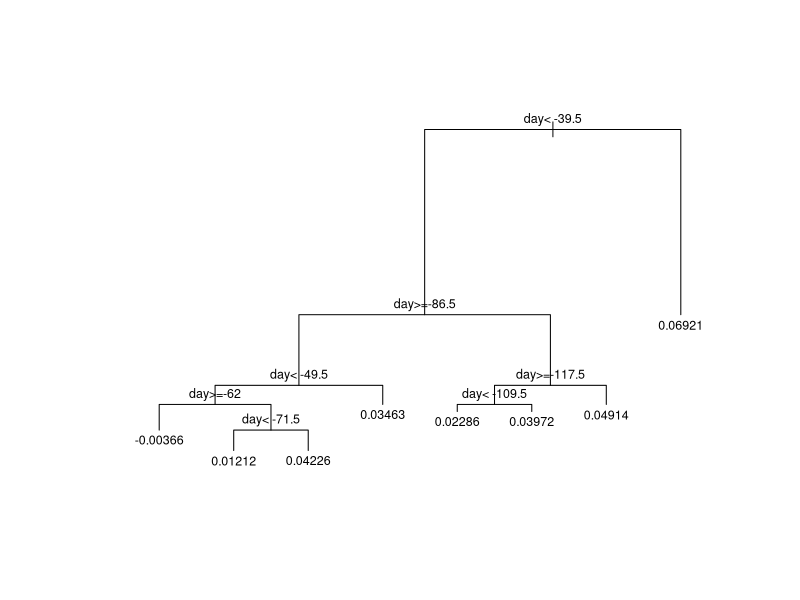
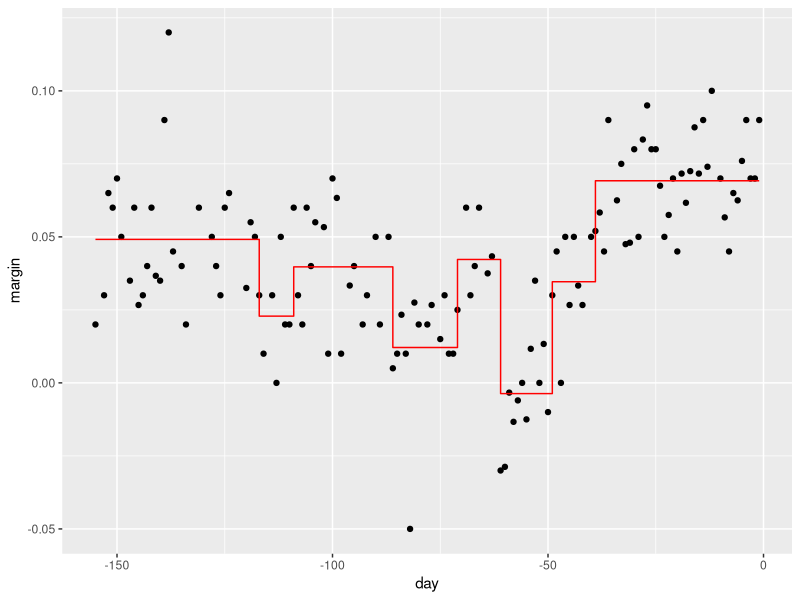

Write R code to recreate these figures, in order. (Note: this script raises an error after producing the figures.)
# Trees and Random Forest

# Load tidyverse
library(tidyverse)

# load package for decision tree
library(rpart)

# load the dslabs package
library(dslabs)

# fit a classification tree using the polls_2008 dataset, 
# which contains only one predictor (day)
# and the outcome (margin)
fit <- rpart(margin ~ ., data = polls_2008)

# display the decision tree
plot(fit, margin = 0.1)
text(fit, cex = 0.75)

# examine the fit from the classification tree model
polls_2008 %>%  
  mutate(y_hat = predict(fit)) %>% 
  ggplot() +
  geom_point(aes(day, margin)) +
  geom_step(aes(day, y_hat), col="red")

# fit a classification tree on the mnist data using cross validation
train_rpart <- train(y ~ .,
                     method = "rpart",
                     tuneGrid = data.frame(cp = seq(0.0, 0.1, len = 25)),
                     data = mnist_27$train)
# and plot it
plot(train_rpart)

# compute accuracy
confusionMatrix(predict(train_rpart, mnist_27$test), mnist_27$test$y)$overall["Accuracy"]

# view the final decision tree
plot(train_rpart$finalModel, margin = 0.1) # plot tree structure
text(train_rpart$finalModel) # add text labels

# load library for random forest
library(randomForest)
train_rf <- randomForest(y ~ ., data=mnist_27$train)
confusionMatrix(predict(train_rf, mnist_27$test), mnist_27$test$y)$overall["Accuracy"]

# use cross validation to choose parameter
train_rf_2 <- train(y ~ .,
                    method = "Rborist",
                    tuneGrid = data.frame(predFixed = 2, minNode = c(3, 50)),
                    data = mnist_27$train)
confusionMatrix(predict(train_rf_2, mnist_27$test), mnist_27$test$y)$overall["Accuracy"]
